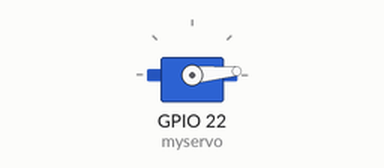
Recording of a sketch running on a simulated ESP32. Parts: servo.

Above: at 0.05 s.
At 0.8 s:
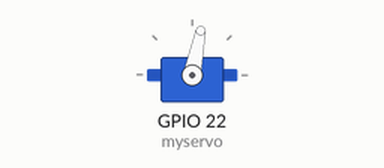
At 1.15 s:
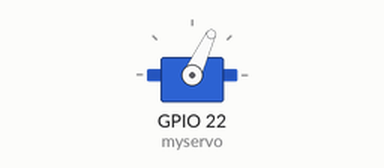
At 1.6 s:
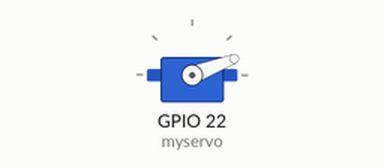
Timing chart, 0 to 4.1 s (numbered marks = the images above):
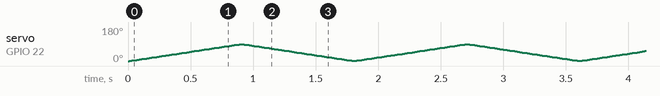

The sketch:

servo_motor.ino
```cpp
#include "ESP32Servo.h"

Servo myservo;

void setup() {
  // put your setup code here, to run once:
  myservo.attach(22);
  myservo.write(0);

}

void loop() {
  // put your main code here, to run repeatedly:
  for(int i=0;i<90;i++) {
    myservo.write(i);
    delay(10);
  }
  for(int i=90;i>0;i--) {
    myservo.write(i);
    delay(10);
  }
}
```
